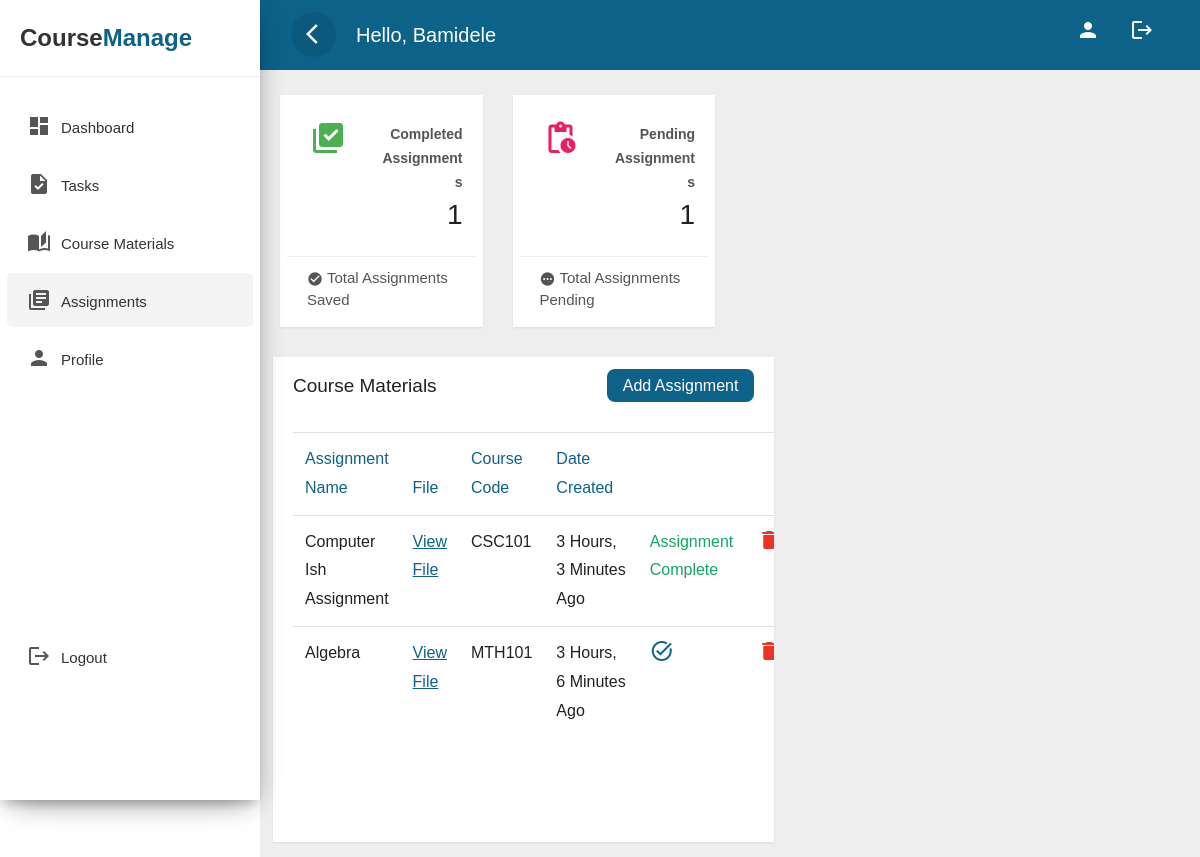
Page /assignments (signed in) on the committed database.
### base/models.py (models this page shows, shortened)
class UserData(models.Model):
    user = models.ForeignKey(User, on_delete=models.CASCADE, null=False)
    firstname = models.CharField(max_length=255, null=True, default='')
    lastname = models.CharField(max_length=255, null=True, default='')
    othername = models.CharField(max_length=255, null=True, default='')
    level = models.CharField(max_length=255, null=True, default='')
    dept = models.CharField(max_length=255, null=True, default='')
    email = models.CharField(max_length=255, null=True, default='')
    college = models.CharField(max_length=255, null=True, default='')
    matric_no = models.CharField(max_length=255, null=True, default='')

class Assignment(models.Model):
    user = models.ForeignKey(User, on_delete=models.CASCADE)
    filename = models.CharField(max_length=255, null=True)
    course_code = models.CharField(max_length=255, null=True)
    file = models.FileField(upload_to='course_materials/', null=True)
    is_complete = models.BooleanField(default=False)
    created = models.DateTimeField(default=timezone.now)
    class Meta:
        ordering = ['-created']

### base/views.py (the view, shortened to what this page needs)
# urls.py: path('assignments',views.assignment,name='assignments'),
@login_required
def assignment(request):
    context = {}
    userdata = UserData.objects.filter(user = request.user)[0]
    context['userdata'] = userdata
    assignment = Assignment.objects.filter(user=request.user)
    context['assignments'] = assignment
    context['assignment_no_completed'] = assignment.filter(is_complete=True).count()
    context['assignment_no_pending'] = assignment.filter(is_complete=False).count()
    course_codes = Courses.objects.all()
    context['courses'] = course_codes
    return render(request, "assignment.html", context)

### base/models.py (called while the page is built)
    def __str__(self):
        return f"{self.course_code}"

### templates/assignment.html (shortened to what this page needs)
{% load static %}
<!doctype html>
<html lang="en">
  <head>
        <link rel="stylesheet" href="{% static 'css/bootstrap.min.css' %}">
        <link rel="stylesheet" href="{% static 'css/custom.css' %}">
  </head>
  <body>
<div class="wrapper">
        <nav id="sidebar">
            <div class="sidebar-header">
                <h3 style="text-transform:capitalize !important;font-size:1.5rem">Course<span class="discolor">Manage</span></h3>
            </div>
            <ul class="list-unstyled components">
			<li class="">
                    <a href="{% url 'dashboard' %}" class="dashboard" onclick="document.querySelector('.loading-bar').style.display = 'grid';"><i class="material-icons">dashboard</i><span>Dashboard</span></a>
                </li>
               <li >
                    <a href="{% url 'tasks' %}" onclick="document.querySelector('.loading-bar').style.display = 'grid';"><i class="material-icons">task</i><span>Tasks</span></a>
                </li>
               <li >
                    <a href="{% url 'course-mat' %}" onclick="document.querySelector('.loading-bar').style.display = 'grid';"><i class="material-icons">auto_stories</i><span>Course Materials</span></a>
                </li>
               <li class="active">
                    <a href="{% url 'assignments' %}" onclick="document.querySelector('.loading-bar').style.display = 'grid';"><i class="material-icons">library_books</i><span>Assignments</span></a>
                </li>
				<li class="">
                    <a href="{% url 'profile' %}" onclick="document.querySelector('.loading-bar').style.display = 'grid';"><i class="material-icons">person</i><span>Profile</span></a>
                </li>
				 <li  class="" style="margin-top:30vh;">
                    <a href="{% url 'logout' %}" onclick="document.querySelector('.loading-bar').style.display = 'grid';"><i class="material-icons">logout</i><span>Logout</span></a>
                </li>
            </ul>
        </nav>
        <div id="content">
            <div class="top-navbar">
                <nav class="navbar navbar-expand-lg">
                    <div class="container-fluid">
                        <button type="button" id="sidebarCollapse" class="d-xl-block d-lg-block d-md-mone d-none">
                            <span class="material-icons">arrow_back_ios</span>
                        </button>
                        <a class="navbar-brand" href="#">Hello, {{ userdata.firstname}} </a>
                        <div class="collapse navbar-collapse d-lg-block d-xl-block d-sm-none d-md-none d-none" id="navbarSupportedContent">
                            <ul class="nav navbar-nav ml-auto">
                                <li class="nav-item">
                                    <a class="nav-link" href="">
                                    <span class="material-icons">person</span>
                                    </a>
                                </li>
                                <li class="nav-item">
                                    <a class="nav-link" href="{% url 'logout' %}">
                                    <span class="material-icons">logout</span>
                                    </a>
                                </li>
                            </ul>
                        </div>
                    </div>
                </nav>
            </div>
<div class="main-content">
			    <div class="row">
                    <div class="col-lg-3 col-md-6 col-sm-6">
                        <div class="card card-stats">
                            <div class="card-header">
                                <div class="icon icon-success">
                                    <span class="material-icons">
</span>
                                </div>
                            </div>
                            <div class="card-content">
                                <p class="category"><strong>Completed Assignments</strong></p>
                                <h3 class="card-title">{{ assignment_no_completed }}</h3>
                            </div>
                            <div class="card-footer">
                                <div class="stats">
                                    <i class="material-icons">check_circle</i> Total assignments saved
                                </div>
                            </div>
                        </div>
                    </div>
                    <div class="col-lg-3 col-md-6 col-sm-6">
                        <div class="card card-stats">
                            <div class="card-header">
                                <div class="icon icon-rose">
                                    <span class="material-icons">
</span>
                                </div>
                            </div>
                            <div class="card-content">
                                <p class="category"><strong>Pending Assignments</strong></p>
                                <h3 class="card-title">{{ assignment_no_pending }}</h3>
                            </div>
                            <div class="card-footer">
                                <div class="stats">
                                    <i class="material-icons">pending</i> Total assignments pending
                                </div>
                            </div>
                        </div>
                    </div>
                        <div class="row">
                            <div class="col-lg-7 col-md-12" style="margin-left:.5rem;overflow-x:scroll;max-width:100vw">
                                <div class="card" style="min-height: 485px">
                                    <div class="card-header card-header-text">
                                        <div style="display:flex;justify-content:space-between;">
                                            <h4 class="card-title">Course Materials</h4>
                                            <span onclick="document.querySelector('.popping-modal').style.display = 'grid' "><a href="#" style="color:#fefefe;background:var(--primary);padding:.5rem 1rem;border-radius:.5rem;"> Add Assignment</a></span>
                                        </div>
                                    </div>
                                    <div class="card-content table-responsive">
                                        <table class="table table-hover">
                                            <thead class="text-primary">
                                                <tr>
                                                <th>Assignment Name</th>
                                                <th>File</th>
                                                <th>Course Code</th>
                                                <th>Date Created</th>
                                                <th></th>
                                                <th></th>
                                            </tr></thead>
                                            <tbody>
                                                {% for assignment in assignments %}
                                                <tr>
                                                    <td>{{ assignment.filename }}</td>
                                                    <td style="primary"><a href="http://127.0.0.1:8000/media/{{ assignment.file }}" style="color:#0d628a !important;text-decoration:underline !important">View File</a></td>
                                                    <td>{{ assignment.course_code }}</td>
                                                    <td>{{ assignment.created|timesince }} Ago</td>
                                                    {% if assignment.is_complete %}
                                                        <td class="success">Assignment Complete</td>
                                                    {% else %}
                                                    <td class="danger"><a href="{% url 'assignment-update' assignment.id %}" style="color:var(--primary); !important;" class="material-icons" onclick="document.querySelector('.loading-bar').style.display = 'grid';">task_alt</a></td>
                                                    {% endif %}
                                                    <td class="danger"><a href="{% url 'assignment-delete' assignment.id %}" class="material-icons" style="color:#e32 !important;" onclick="document.querySelector('.loading-bar').style.display = 'grid';">delete</a></td>
                                                </tr>
                                                {% endfor %}
                                            </tbody>
                                        </table>
                                    </div>
                                </div>
                            </div>
                        </div>
					</div>
        </div>
    </div>
  </body>
  </html>

### rows in the picture
UserData: firstname "Bamidele"
Assignment: filename "Computer Ish Assignment", course_code "CSC101", created "3 Hours, 3 Minutes", is_complete "Assignment Complete"
Assignment: filename "Algebra", course_code "MTH101", created "3 Hours, 6 Minutes", is_complete False (drawn)

### other values in the picture
{{ assignment_no_completed }} "1"
{{ assignment_no_pending }} "1"
